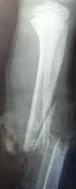
%> input picture dataset/F40.jpg, 76 x 189 px
$ octave third_method.m   (GNU Octave 9; MATLAB toolbox functions it lacks are replaced by stand-ins)
%> lines starting %> are read from the running program, lines starting %| are printed output that depends on the picture; in (x1, y1, x2, y2) boxes, pixels count from 0 and x2, y2 are one past the last pixel; in counts of white or black regions, pixels touching at a corner belong together; the program's own positions count from 1
img = imread('dataset/F40.jpg');
%> img is the input picture: size 189x76x3 uint8; mean R, G, B 127.9, 130.6, 129.2

ImgBlurSigma = 2; % Amount to denoise input image
MinHoughPeakDistance = 5; % Distance between peaks in Hough transform angle detection
HoughConvolutionLength = 40; % Length of line to use to detect bone regions
HoughConvolutionDilate = 2; % Amount to dilate kernel for bone detection
BreakLineTolerance = 0.25; % Tolerance for bone end detection
breakPointDilate = 6; % Amount to dilate detected bone end points

%%%%%%%%%%%%%%%%%%%%%%%

img = (rgb2gray(img)); % Load image
%> img: size 189x76 uint8
img = imfilter(img, fspecial('gaussian', 10, ImgBlurSigma), 'symmetric'); % Denoise
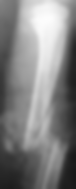
%> img: size 189x76 uint8; min 24, max 253, mean 129.2

% Do edge detection to find bone edges in image
% Filter out all but the two longest lines
% This feature may need to be changed if break is not in middle of bone
boneEdges = edge(img, 'roberts');
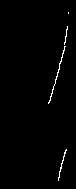
%> boneEdges: size 189x76 logical; 0.97% white in thin lines or dots, all inside (x1, y1, x2, y2) = (48, 12, 69, 181)
boneEdges = bwmorph(boneEdges, 'close');
edgeRegs = regionprops(boneEdges, 'Area', 'PixelIdxList');
%> edgeRegs = 3 regions; Area: 96, 42, 2
AreaList = sort(vertcat(edgeRegs.Area), 'descend');
%> AreaList = [96; 42; 2]
edgeRegs(~ismember(vertcat(edgeRegs.Area), AreaList(1:2))) = [];
edgeImg = zeros(size(img, 1), size(img,2));
edgeImg(vertcat(edgeRegs.PixelIdxList)) = 1;
%> edgeImg: size 189x76 double; values 0 (black) and 1 (white), 0.96% white in thin lines or dots, all inside (x1, y1, x2, y2) = (48, 26, 68, 181)

% Do hough transform on edge image to find angles at which bone pieces are
% found
% Use max value of Hough transform vs angle to find angles at which lines
% are oriented.  If there is more than one major angle contribution there
% will be two peaks detected but only one peak if there is only one major
% angle contribution (ie peaks here = number of located bones = Number of
% breaks + 1)
[H,T,R] = hough(edgeImg,'RhoResolution',1,'Theta',-90:2:89.5);
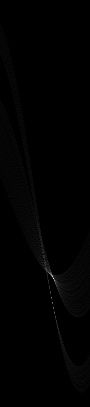
%> H: size 407x90 double; min 0, max 56, mean 0.3; drawn with min black and max white
%> T = 90 values from -90 to 88; R = 407 values from -203 to 203
maxHough = max(H, [], 1);
%> maxHough = 90 values, max 56 at index 54, min 2 at index 1, mean 6.96
HoughThresh = (max(maxHough) - min(maxHough))/2 + min(maxHough);
%> HoughThresh = 29
[~, HoughPeaks] = findpeaks(maxHough,'MINPEAKHEIGHT',HoughThresh, 'MinPeakDistance', MinHoughPeakDistance);
%> HoughPeaks = 54

% Plot Hough detection results
figure(1)
plot(T, maxHough);
hold on
plot([min(T) max(T)], [HoughThresh, HoughThresh], 'r');
plot(T(HoughPeaks), maxHough(HoughPeaks), 'rx', 'MarkerSize', 12, 'LineWidth', 2);
hold off
xlabel('Theta Value'); ylabel('Max Hough Transform');
legend({'Max Hough Transform', 'Hough Peak Threshold', 'Detected Peak'});
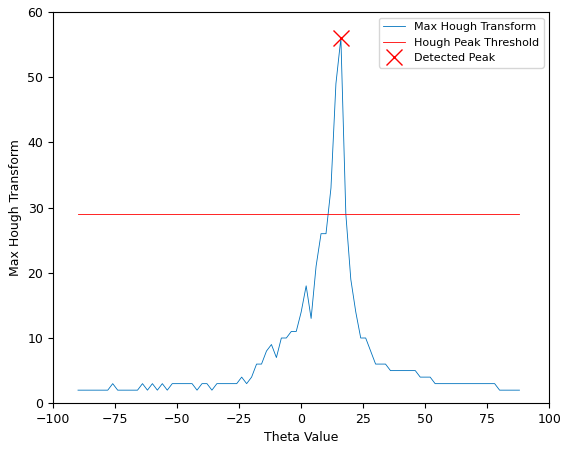
%> figure redrawn from the program's plot data; curve peaks at x = 16, y = 56

% Locate site of break
if numel(HoughPeaks) > 1
    BreakStack = zeros(size(img, 1), size(img, 2), numel(HoughPeaks));
    % Convolute edge image with line of detected angle from hough transform
    for m = 1:numel(HoughPeaks)

        boneKernel = strel('line', HoughConvolutionLength, T(HoughPeaks(m)));
        kern = double(bwmorph(boneKernel.getnhood(), 'dilate', HoughConvolutionDilate));
        BreakStack(:,:,m) = imfilter(edgeImg, kern).*edgeImg;
    end

    % Take difference between convolution images.  Where this crosses zero
    % (within tolerance) should be where the break is.  Have to filter out
    % regions elsewhere where the bone simply ends.
    brImg = abs(diff(BreakStack, 1, 3)) < BreakLineTolerance*max(BreakStack(:)) & edgeImg > 0;
    [BpY, BpX] = find(abs(diff(BreakStack, 1, 3)) < BreakLineTolerance*max(BreakStack(:)) & edgeImg > 0);
    brImg = bwmorph(brImg, 'dilate', breakPointDilate);
    brReg = regionprops(brImg, 'Area', 'MajorAxisLength', 'MinorAxisLength', ...
        'Orientation', 'Centroid');
    brReg(vertcat(brReg.Area) ~= max(vertcat(brReg.Area))) = [];

    % Calculate bounding ellipse
    brReg.EllipseCoords = zeros(100, 2);
    t = linspace(0, 2*pi, 100);
    brReg.EllipseCoords(:,1) = brReg.Centroid(1) + brReg.MajorAxisLength/2*cos(t - brReg.Orientation);
    brReg.EllipseCoords(:,2) = brReg.Centroid(2) + brReg.MinorAxisLength/2*sin(t - brReg.Orientation);

else
    brReg = [];

end

% Draw ellipse around break location
figure(2)
imshow(img)
hold on
colormap('gray')
if ~isempty(brReg)
    plot(brReg.EllipseCoords(:,1), brReg.EllipseCoords(:,2), 'r');
end
hold off


figure(3)
imshow(edgeImg)

$ run again, with dataset/F100.jpg copied over dataset/F40.jpg
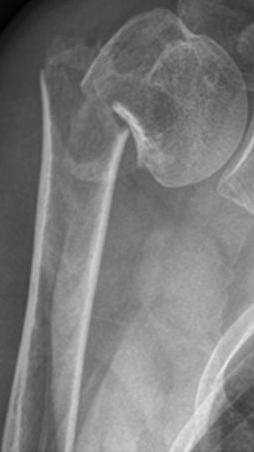
%> input picture dataset/F100.jpg, 254 x 452 px
%> img is the input picture: size 452x254x3 uint8; min 0, max 235, mean 122.5
%> `boneEdges = bwmorph(boneEdges, 'close');`:
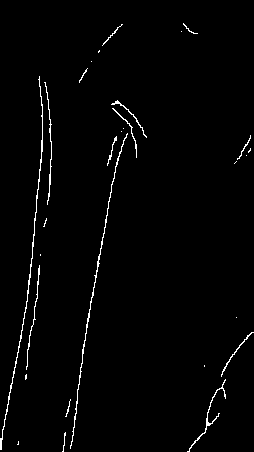
%> boneEdges: size 452x254 logical; 1.6% white in thin lines or dots
%> edgeRegs = 29 regions; largest, Area: 491, 428, 166, 155, 131
%> AreaList = 29 values, max 491 at index 1, min 1 at index 24, mean 65.28
%> edgeImg: size 452x254 double; values 0 (black) and 1 (white), 0.8% white in thin lines or dots, all inside (x1, y1, x2, y2) = (0, 76, 128, 450)
%> T = 90 values from -90 to 88; R = 1037 values from -518 to 518
%> maxHough = 90 values, max 173 at index 51, min 4 at index 12, mean 16.8
%> HoughThresh = 88.5
%> HoughPeaks = 51
%> `legend({'Max Hough Transform', 'Hough Peak Threshold', 'Detected Peak'..`:
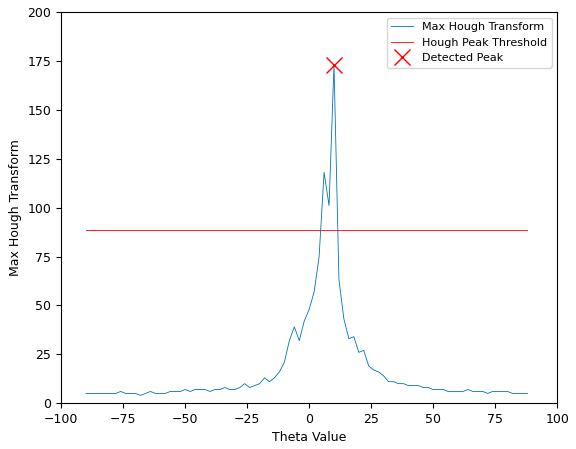
%> figure redrawn from the program's plot data; curve peaks at x = 10, y = 173
